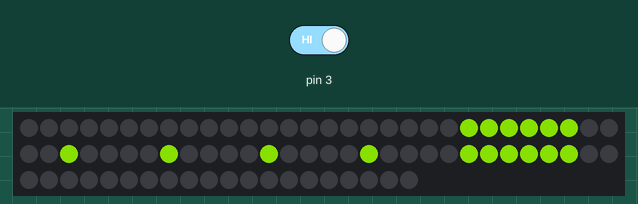
Recording of a sketch running on a simulated Arduino Uno, built with avr-gcc and run on an emulated ATmega328P. On the bench: 80 RGB LEDs in strip order, left to right, continuing on the next row. The inputs (shaded band) are chosen by the test bench; at power-on: pin 3 HIGH. Dim RGB values are drawn brighter than linear.

Above: at 1.2 s.
1.3 s: pin 3 driven LOW
At 20.76 s:
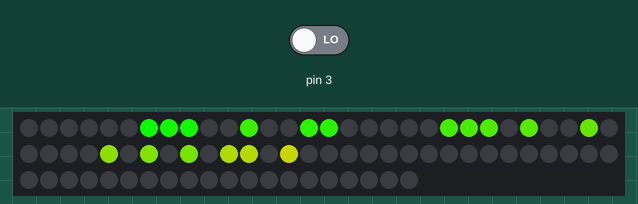
At 22.4 s:
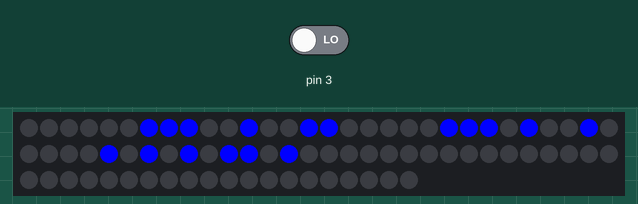

The sketch:

LedPicture.ino
```cpp
#define PIN 2
#define PROGS 10
#include <Adafruit_NeoPixel.h>
Adafruit_NeoPixel strip = Adafruit_NeoPixel(80, PIN, NEO_GRB + NEO_KHZ800);

#include "Led_Patterns.h"
#include "Hebrew_Letter_patterns.h"
#include "Unicode_Patterns.h"

int colorBias=0;
int dlyall = 50;
int intCounter=0;
int intflag=0;

void setup() {
  Serial.begin(9600);
  strip.begin();
  strip.show(); // Initialize all pixels to 'off'
  attachInterrupt(1, moveCounter, FALLING);
}

void loop() {

  pattern Resh,Vav,Taf,Heart;

  BUILD_SHAPE(RESH,Resh);
  BUILD_SHAPE(VAV,Vav);
  BUILD_SHAPE(TAF,Taf);
  BUILD_SHAPE(HEART,Heart);

  Resh.updateBias( COL-5, 0);
  Vav.updateBias( COL-6, 1);
  Taf.updateBias( COL-10, 1);
  Heart.updateBias( 5, 4);


  int dly = 1;

  while (dlyall <175)
  {
    dlyall=dlyall*1.1;
    for (int bias=3;bias>=0;bias--) {
      colorBias= colorBias+16;
      Square(bias,colorBias,Wheel( colorBias),Wheel( colorBias),Wheel( colorBias),Wheel( colorBias),false,0);
      strip.show();
      Square(bias,colorBias,strip.Color(0, 0, 0),strip.Color(0, 0, 0),strip.Color(0, 0, 0),strip.Color(0, 0, 0) ,false,0);
      delay(dlyall);
    }
  }

  int count=0;
  while( count < 500) {
    for (int bias=0;bias<1;bias++) {
      colorBias= colorBias%256+1;
      Square(bias,colorBias,false,0);
      strip.show();
    }
    delay(5);
    count++;
  }

  Square(0,colorBias,strip.Color(0, 0, 0),strip.Color(0, 0, 0),strip.Color(0, 0, 0),strip.Color(0, 0, 0) ,true,30);

  movePatternX (&Resh, -4, COL-4, 0, strip.Color(0, 0, 255), 150);
  movePatternX (&Vav, -3, COL-5, 1, strip.Color(0, 0, 255), 150);
  movePatternX (&Taf, -8, COL-9, 1, strip.Color(0, 0, 255), 150);
  movePatternY (&Heart, 9, 4, 5, strip.Color(255, 0,0), 150);

  for(int j=140; j<255; j++) {
    Resh.updateColorWheel(j);
    Vav.updateColorWheel(j);
    Taf.updateColorWheel(j);
    Resh.printPattern(false,0);
    Vav.printPattern(false,0);
    Taf.printPattern(false,0);
    strip.show();
    delay(20);
  }

  while(1) {
    if(intCounter%PROGS==0) {
      for(int j=0; j<255; j++) {
        if (intflag){
          intflag=0;
          break;
        }
        Resh.updateColorWheel(j);
        Vav.updateColorWheel(j);
        Taf.updateColorWheel(j);
        Heart.updateColorFadeRed();
        Resh.printPattern(false,0);
        Vav.printPattern(false,0);
        Taf.printPattern(false,0);
        Heart.printPattern(false,0);

        strip.show();
        delay(50);
      }
    }
    else if (intCounter%PROGS==1)
    {
      movePatternX (&Heart, 5, 11, 4, strip.Color(255, 0,0), 150);
      intCounter++;
    }
    else if (intCounter%PROGS==2)
    {
      Resh.updateColor(strip.Color(0, 0, 255));
      Vav.updateColor(strip.Color(0, 0, 255));
      Taf.updateColor(strip.Color(0, 0, 255));
      Resh.printPattern(true,30);
      Vav.printPattern(true,30);
      Taf.printPattern(true,30);
    }
    else if (intCounter%PROGS==3)
    {
      Resh.updateColor(strip.Color(0, 255, 0));
      Vav.updateColor(strip.Color(0, 255, 0));
      Taf.updateColor(strip.Color(0, 255,0));
      Resh.printPattern(true,30);
      Vav.printPattern(true,30);
      Taf.printPattern(true,30);
    }
    else if (intCounter%PROGS==4)
    {
      Resh.updateColor(strip.Color(255, 0, 0));
      Vav.updateColor(strip.Color(255, 0, 0));
      Taf.updateColor(strip.Color(255, 0 ,0));
      Resh.printPattern(true,30);
      Vav.printPattern(true,30);
      Taf.printPattern(true,30);

    }
    else if (intCounter%PROGS>=5 && intCounter%PROGS<9) {
      if (intflag){
        intflag=0;
        matrixClear();
      }
      colorBias= colorBias%256+1;
      Square(intCounter%PROGS-5,colorBias,false,0);
      strip.show();
      delay(10);
    }
    else if (intCounter%PROGS==9)
    {
      if (intflag){
        intflag=0;
        matrixClear();
      }
      movePatternX (&Resh, -4, COL-4, 0, strip.Color(0, 0, 255), 150);
      movePatternX (&Vav, -3, COL-5, 1, strip.Color(0, 0, 255), 150);
      movePatternX (&Taf, -8, COL-9, 1, strip.Color(0, 0, 255), 150);
      movePatternY (&Heart, 9, 4, 5, strip.Color(255, 0,0), 150);
      for(int j=140; j<255; j++) {
        Resh.updateColorWheel(j);
        Vav.updateColorWheel(j);
        Taf.updateColorWheel(j);
        Resh.printPattern(false,0);
        Vav.printPattern(false,0);
        Taf.printPattern(false,0);
        strip.show();
        delay(20);
      }
      intCounter++;
    }
  }
}

void moveCounter() {
  intCounter++;
  intflag=1;
}
```

Hebrew_Letter_patterns.h
```cpp
#ifndef HEBREW_LETTER_PATTERN
#define HEBREW_LETTER_PATTERN

#define VAV_PATTERN_X 0,1,1,1
#define VAV_PATTERN_Y 0,0,1,2
#define VAV_PATTERN_SIZE 4

#define RESH_PATTERN_X 1,2,3,3,3
#define RESH_PATTERN_Y 0,0,0,1,2
#define RESH_PATTERN_SIZE 5

#define TAF_PATTERN_X 1,2,3,3,3,1,1,1,0
#define TAF_PATTERN_Y 1,1,1,2,3,1,2,3,3
#define TAF_PATTERN_SIZE 9

#endif
```

Led_Patterns.h
```cpp
#ifndef LED_PATTERNS
#define LED_PATTERNS

#define MAXPTRN 11
#define ROW 8
#define COL 10
#define FADESTEP 10

#define BUILD_SHAPE(PREFIX,NAME) \
{	\
	char xvec[PREFIX ## _PATTERN_SIZE] = {PREFIX ## _PATTERN_X}; \
	char yvec[PREFIX ## _PATTERN_SIZE] = {PREFIX ## _PATTERN_Y}; \
	NAME.buildShape(xvec,yvec,PREFIX ## _PATTERN_SIZE); \
}


void matrixClear()
{
  for (int x=0; x<COL*ROW;x++)  {
    strip.setPixelColor(x, strip.Color(0, 0, 0));
  }
  strip.show();
}


void colorPixel2D(char x, char y, uint32_t c, boolean isShow, int dly)
{
  if (y%2) {
    strip.setPixelColor(((int)y+1)*(COL)- (int)x-1, c);
 //     Serial.println(((int)y+1)*(COL)- (int)x-1);
  }
  else{
    strip.setPixelColor((int)y*COL + (int)x, c);
//  Serial.println((int)y*COL + (int)x);
  }
  if (isShow) {
    strip.show();
    delay(dly);
  }
}

// Input a value 0 to 255 to get a color value.
// The colours are a transition r - g - b - back to r.
uint32_t Wheel(int WheelPos) {
  WheelPos = WheelPos%256;

  if(WheelPos < 85) {
    return strip.Color(WheelPos * 3, 255 - WheelPos * 3, 0);
  }
  else if(WheelPos < 170) {
    WheelPos -= 85;
    return strip.Color(255 - WheelPos * 3, 0, WheelPos * 3);
  }
  else if (WheelPos < 255) {
    WheelPos -= 170;
    return strip.Color(0, WheelPos * 3, 255 - WheelPos * 3);
  }
  else
  {
    WheelPos -= 255;
    return strip.Color(WheelPos * 3, 255 - WheelPos * 3, 0);
  }
}


void Square(int bias, int colorBias, uint32_t r1,uint32_t r2,uint32_t r3,uint32_t r4,boolean isShow,int dly)
{
  int x=bias;
  int y=bias;
  int i =0;
  for (int idx=0;idx<bias;idx++)
  i = i + 40-8*bias;

   for ( x+bias; x<COL-1-bias;x++)  {
       colorPixel2D(x, y, r1, isShow,dly);
   }
   for ( y+bias; y<ROW-1-bias;y++)  {
       colorPixel2D(x, y, r2, isShow,dly);
   }
    for (x-bias; x>0+bias ;x--)  {
      colorPixel2D(x, y, r3, isShow,dly);
 }
 for (y-bias; y>0+bias ;y--)  {
    colorPixel2D(x, y, r4, isShow,dly);
 }
}


void Square(int bias, int colorBias,boolean isShow,int dly)
{
  int x=bias;
  int y=bias;
  int i =0;
  int wheelMult=1;
  i = i+bias*32;

   for ( x+bias; x<COL-1-bias;x++)  {
     colorPixel2D(x, y, Wheel( wheelMult*i+colorBias),  isShow,dly);
   }
   for ( y+bias; y<ROW-1-bias;y++)  {
     colorPixel2D(x, y, Wheel( wheelMult*i+colorBias),  isShow,dly);
   }
    for (x-bias; x>0+bias ;x--)  {
     colorPixel2D(x, y, Wheel( wheelMult*i+colorBias),  isShow,dly);
 }
 for (y-bias; y>0+bias ;y--)  {
     colorPixel2D(x, y, Wheel( wheelMult*i+colorBias),  isShow,dly);
 }
}


class pattern {
public:
  pattern(): ptrnSize(0),biasX(0),biasY(0),xVec(NULL),yVec(NULL),color(NULL),fadeDir(NULL) {}

  ~pattern()
   {
     if (xVec != NULL)
       free(xVec);
     if (yVec != NULL)
       free(yVec);
     if (color != NULL)
       free(color);
     if (fadeDir != NULL)
       free(fadeDir);
   }

  void printPattern(boolean isShow,int dly) {

    for ( char d=0;d<ptrnSize;d++)
    {
      if (xVec[d] + biasX >= 0 && xVec[d] + biasX <COL && yVec[d]+ biasY >= 0 && yVec[d]+ biasY <ROW) {
        colorPixel2D(xVec[d] + biasX, yVec[d]+ biasY, color[d], isShow,dly);
      }
    }
  }

  void updateColor(uint32_t colorTMP ) {
    for (char i=0;i<ptrnSize;i++) {
      color[i] = colorTMP;
    }
  }

  void updateColorWheel(int j) {
    for (char i=0;i<ptrnSize;i++) {
      color[i] = Wheel(j+  (int)(biasY + yVec[i])*COL + (int)(biasX + xVec[i]) );
    }
  }

  void updateColorFadeRed() {
     for (char i=0;i<ptrnSize;i++) {
       if (fadeDir[i]) {
       color[i] = ((color[i] >> 16) +FADESTEP ) << 16 ;
       if ((color[i] >> 16) > 255 - FADESTEP) fadeDir[i]=false;
       }
       else {
      color[i] = ((color[i] >> 16) -FADESTEP ) << 16 ;
       if ((color[i] >> 16) < FADESTEP) fadeDir[i]=true;
     }
    }
  }

  void updateBias(char biasXTMP, char biasYTMP ) {
    biasX = biasXTMP;
    biasY = biasYTMP;
  }

  void updateVec(char* xVecTMP, char* yVecTMP)
  {
    if(xVec == NULL || yVec == NULL)
      return;

    memcpy(xVec, xVecTMP, ptrnSize);
    memcpy(yVec, yVecTMP, ptrnSize);

  }

  void allocateShape(byte s_ptrn)
  {
    if (s_ptrn <= MAXPTRN)
    {
      xVec = (char * )malloc(sizeof(char)*s_ptrn);
      yVec = (char * )malloc(sizeof(char)*s_ptrn);
      color =(uint32_t * )malloc(sizeof(uint32_t)*s_ptrn);
      fadeDir = (boolean * )malloc(sizeof(boolean)*s_ptrn);
      for (byte i=0; i<s_ptrn; i++)
        fadeDir[i] = false;
    }
  }

  void buildShape(char ptrn_x_vec[], char ptrn_y_vec[],byte s_ptrn)
  {
    ptrnSize = s_ptrn;
    allocateShape(s_ptrn);
    updateVec(ptrn_x_vec, ptrn_y_vec);
    updateColor( strip.Color(0, 0, 255));
    updateBias(0,0);
  }

  void printData()
  {
       for (char i=0;i<ptrnSize;i++) {
         Serial.println( (int)xVec[i] );
         Serial.println( (int)yVec[i] );
         Serial.println( color[i] );
         Serial.println( (int)biasX );
         Serial.println( (int)biasY );
             Serial.println("************");
       }

  }

private:
  char * xVec;
  char * yVec;
  uint32_t * color;
  char ptrnSize;
  char biasX;
  char biasY;
  boolean * fadeDir;
};

void movePatternX (pattern* ptrn, char xStart, char xEnd, char y, uint32_t clr, int dly) {
  for (char x=xStart; x<xEnd;x++)
  {
    ptrn->updateColor(strip.Color(0, 0, 0));
    ptrn->printPattern(false,0);
    ptrn->updateBias(x,y);
    ptrn->updateColor(clr);
    ptrn->printPattern(false,0);
    strip.show();
    delay(dly);
  }
}

void movePatternY (pattern* ptrn, char yStart, char yEnd, char x, uint32_t clr, int dly) {
  for (char y=yStart; y>=yEnd;y--)
  {
    ptrn->updateColor(strip.Color(0, 0, 0));
    ptrn->printPattern(false,0);
    ptrn->updateBias(x,y);
    ptrn->updateColor(clr);
    ptrn->printPattern(false,0);
    strip.show();
    delay(dly);
  }
}

#endif
```

Unicode_Patterns.h
```cpp
#ifndef UNICODE_PATTERNS
#define UNICODE_PATTERNS

#define HEART_PATTERN_X 1,3,0,1,2,3,4,1,2,3,2
#define HEART_PATTERN_Y 0,0,1,1,1,1,1,2,2,2,3
#define HEART_PATTERN_SIZE 11


#endif
```
